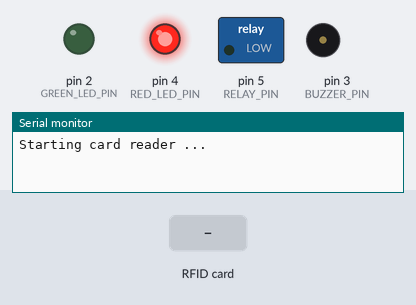
Recording of a sketch running on a simulated Arduino Uno, built with avr-gcc and run on an emulated ATmega328P. On the bench: switched loads named in the sketch (green lamp = pin HIGH), output pins drawn as LEDs (lit = HIGH), buzzer (waves = sounding), the last lines printed to the serial monitor. The test bench sets the inputs (shaded band). Pins used as bus, display or sensor lines are not drawn.

Above: at 1.2 s.
1.3 s: RFID card 13 13 1C 39 held to the reader
At 2.2 s:
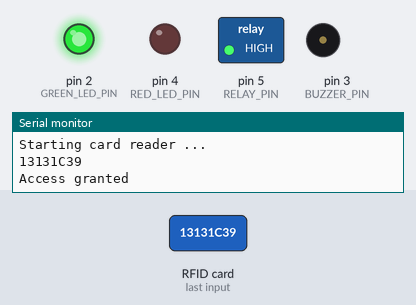
3.8 s: RFID card 62 42 A7 AB held to the reader
At 4.06 s:
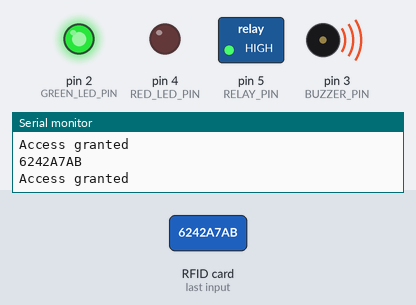
Timing chart, 0 to 6.8 s (numbered marks = the images above; inputs shaded):
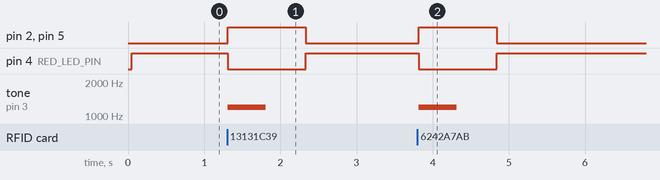

Measured:
- after the input at 1.3 s, pin 2 (GREEN_LED_PIN), pin 5 (RELAY_PIN): LOW → HIGH at once, → LOW 1.0 s later; pin 4 (RED_LED_PIN): HIGH → LOW at once, → HIGH 1.0 s later; tone on pin 3 (BUZZER_PIN): silent → 1200 Hz at once, → silent 0.50 s later
- after the input at 3.8 s, pin 2 (GREEN_LED_PIN), pin 5 (RELAY_PIN): LOW → HIGH at once, → LOW 1.0 s later; pin 4 (RED_LED_PIN): HIGH → LOW at once, → HIGH 1.0 s later; tone on pin 3 (BUZZER_PIN): silent → 1200 Hz at once, → silent 0.50 s later

The sketch:

rfid-door-lock.ino
```cpp
#include <SPI.h>
#include <MFRC522.h>

#define RED_LED_PIN 4
#define GREEN_LED_PIN 2
#define BUZZER_PIN 3
#define RELAY_PIN 5

// RC522 module pins
#define RST_PIN 9
#define SS_PIN 10

String MasterTag1 = "13131C39";
String MasterTag2 = "6242A7AB";
String tagID;

// Create instances
MFRC522 mfrc522(SS_PIN, RST_PIN);

void setup() {
  pinMode(RED_LED_PIN, OUTPUT);
  pinMode(GREEN_LED_PIN, OUTPUT);
  pinMode(BUZZER_PIN, OUTPUT);
  pinMode(RELAY_PIN, OUTPUT);

  Serial.begin(9600); // Initialize serial communications with the PC
  SPI.begin();        // SPI bus
  mfrc522.PCD_Init(); // MFRC522

  Serial.println("Starting card reader ...");
  showAccess(false);
}

void loop() {
  while(getID()) {
    if ((tagID == MasterTag1) || (tagID == MasterTag2)) {
      Serial.println("Access granted");
      showAccess(true);
      delay(1000);
    } else {
      Serial.println("Access denied");
    }
  }

  showAccess(false);
}

boolean getID() {
  // Getting ready for Reading PICCs
  if (!mfrc522.PICC_IsNewCardPresent()) {  // If a new PICC placed to RFID reader continue
    return false;
  }
  if (!mfrc522.PICC_ReadCardSerial()) {  // Since a PICC placed get Serial and continue
    return false;
  }
  tagID = "";
  for (uint8_t i = 0; i < 4; i++) {  // The MIFARE PICCs that we use have 4 byte UID
    tagID.concat(String(mfrc522.uid.uidByte[i], HEX));  // Adds the 4 bytes in a single String variable
  }
  tagID.toUpperCase();
  Serial.println(tagID);
  mfrc522.PICC_HaltA();  // Stop reading
  return true;
}

void showAccess(bool allowAccess) {
  if (allowAccess) {
    digitalWrite(RED_LED_PIN, LOW);
    digitalWrite(GREEN_LED_PIN, HIGH);
    tone(BUZZER_PIN, 1200, 500);
    digitalWrite(RELAY_PIN, HIGH);
  } else {
    digitalWrite(RED_LED_PIN, HIGH);
    digitalWrite(GREEN_LED_PIN, LOW);
    digitalWrite(RELAY_PIN, LOW);
  }
}
```
